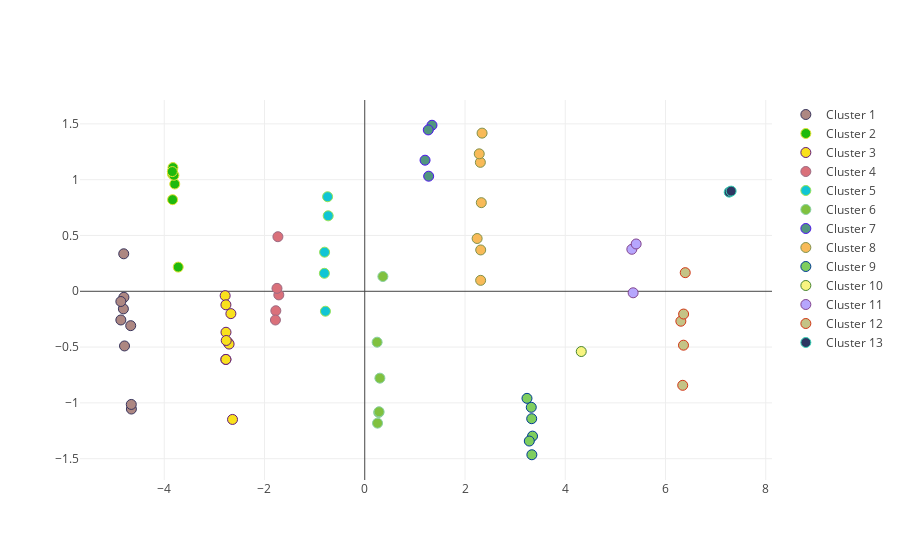

Write notebook code for a chart like this one.
### Code cell
iplot(chart)

### Figure 1 — Plotly figure (JSON) as saved in the notebook; plotly's stock layout.template omitted (floating-point values rounded to 4 significant figures)
{"data": [{"marker": {"color": "#AD8782", "line": {"color": "#39355C", "width": 1}, "size": 10}, "mode": "markers", "name": "Cluster 1", "type": "scatter", "uid": "99a6ac59-e958-4074-8708-f921c25927dc", "x": [-4.793, -4.805, -4.815, -4.669, -4.808, -4.866, -4.655, -4.657, -4.866], "y": [-0.4898, -0.05374, -0.1576, -0.308, 0.336, -0.0915, -1.055, -1.014, -0.257]}, {"marker": {"color": "#1FB90D", "line": {"color": "#E3E135", "width": 1}, "size": 10}, "mode": "markers", "name": "Cluster 2", "type": "scatter", "uid": "70511e72-9281-4bf3-89a8-0ed2027bc0b6", "x": [-3.834, -3.79, -3.721, -3.826, -3.807, -3.833, -3.838], "y": [1.05, 0.9613, 0.2165, 1.108, 1.039, 0.8209, 1.073]}, {"marker": {"color": "#F9E11D", "line": {"color": "#631C7D", "width": 1}, "size": 10}, "mode": "markers", "name": "Cluster 3", "type": "scatter", "uid": "dc87c455-c52f-4c12-a8d1-8f438b1d2fd3", "x": [-2.67, -2.638, -2.785, -2.72, -2.706, -2.769, -2.768, -2.763, -2.77, -2.77], "y": [-0.2002, -1.148, -0.03913, -0.4624, -0.4731, -0.1212, -0.3672, -0.4408, -0.6106, -0.6106]}, {"marker": {"color": "#DA707A", "line": {"color": "#9C6B83", "width": 1}, "size": 10}, "mode": "markers", "name": "Cluster 4", "type": "scatter", "uid": "8782c971-066c-4c0f-ab24-259d65d91aff", "x": [-1.714, -1.732, -1.774, -1.782, -1.751], "y": [-0.03238, 0.4891, -0.1743, -0.2573, 0.02632]}, {"marker": {"color": "#10C5D5", "line": {"color": "#96E354", "width": 1}, "size": 10}, "mode": "markers", "name": "Cluster 5", "type": "scatter", "uid": "aaffe11e-cdd0-4f62-9179-56d75d9844e8", "x": [-0.7839, -0.8011, -0.805, -0.7292, -0.7413], "y": [-0.1786, 0.3506, 0.1611, 0.6762, 0.8472]}, {"marker": {"color": "#80C13F", "line": {"color": "#89D0A1", "width": 1}, "size": 10}, "mode": "markers", "name": "Cluster 6", "type": "scatter", "uid": "e3efd393-e42f-4d2c-afd9-17c01342f223", "x": [0.279, 0.3618, 0.2467, 0.3021, 0.2861, 0.255], "y": [-1.087, 0.1324, -0.4561, -0.7785, -1.079, -1.181]}, {"marker": {"color": "#519680", "line": {"color": "#4D14ED", "width": 1}, "size": 10}, "mode": "markers", "name": "Cluster 7", "type": "scatter", "uid": "d3f602a8-1031-471d-9ce1-e22e87414448", "x": [1.203, 1.275, 1.341, 1.268], "y": [1.175, 1.031, 1.488, 1.446]}, {"marker": {"color": "#F8BA58", "line": {"color": "#81924C", "width": 1}, "size": 10}, "mode": "markers", "name": "Cluster 8", "type": "scatter", "uid": "2aa83f54-f3a9-4c7c-aaf9-6bb30f9cabac", "x": [2.312, 2.325, 2.313, 2.306, 2.341, 2.284, 2.242], "y": [0.098, 0.7943, 0.3705, 1.155, 1.417, 1.232, 0.4729]}, {"marker": {"color": "#7FCE5E", "line": {"color": "#003B94", "width": 1}, "size": 10}, "mode": "markers", "name": "Cluster 9", "type": "scatter", "uid": "87d3b362-75e9-4f89-be72-74006f67191d", "x": [3.334, 3.347, 3.283, 3.331, 3.322, 3.237], "y": [-1.465, -1.298, -1.342, -1.142, -1.04, -0.9594]}, {"marker": {"color": "#F8F480", "line": {"color": "#488531", "width": 1}, "size": 10}, "mode": "markers", "name": "Cluster 10", "type": "scatter", "uid": "f3c6ac75-2260-41ae-aef2-8285f3ca6c13", "x": [4.319], "y": [-0.5398]}, {"marker": {"color": "#B6A6FD", "line": {"color": "#83458F", "width": 1}, "size": 10}, "mode": "markers", "name": "Cluster 11", "type": "scatter", "uid": "b86f54d0-8694-42c8-bd35-8b90b3735df7", "x": [5.328, 5.354, 5.414], "y": [0.3763, -0.01344, 0.424]}, {"marker": {"color": "#C4C386", "line": {"color": "#D23716", "width": 1}, "size": 10}, "mode": "markers", "name": "Cluster 12", "type": "scatter", "uid": "04ab135a-924d-47ff-ad52-90865eb7c535", "x": [6.394, 6.306, 6.359, 6.361, 6.344], "y": [0.1669, -0.2682, -0.483, -0.2039, -0.8426]}, {"marker": {"color": "#2D3662", "line": {"color": "#38D4B7", "width": 1}, "size": 10}, "mode": "markers", "name": "Cluster 13", "type": "scatter", "uid": "78caae4d-f40f-479e-84bf-725686afc10d", "x": [7.27, 7.31], "y": [0.8884, 0.8976]}], "layout": {}}
